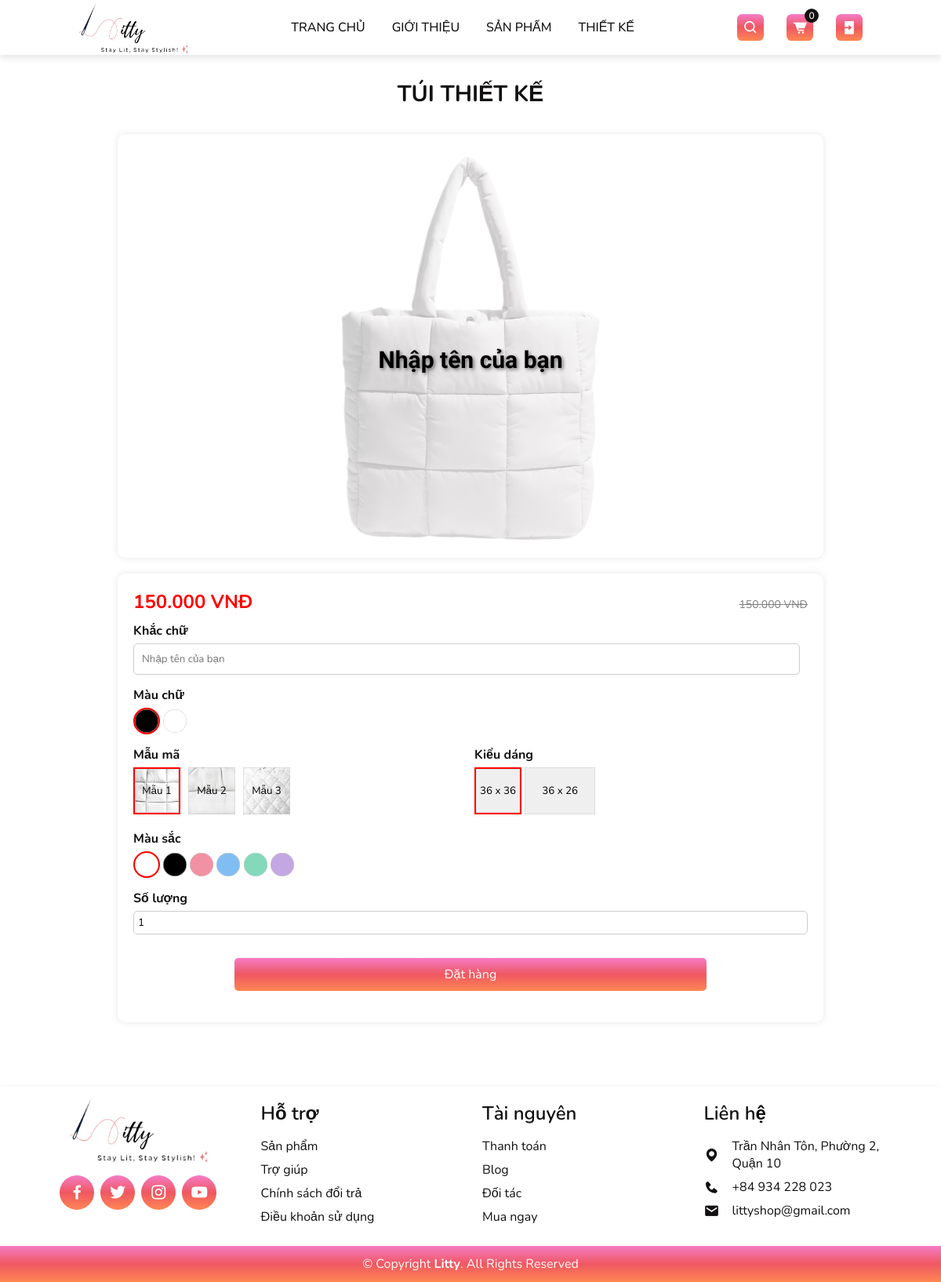
The page /user/design-product.php on the database as committed earlier.
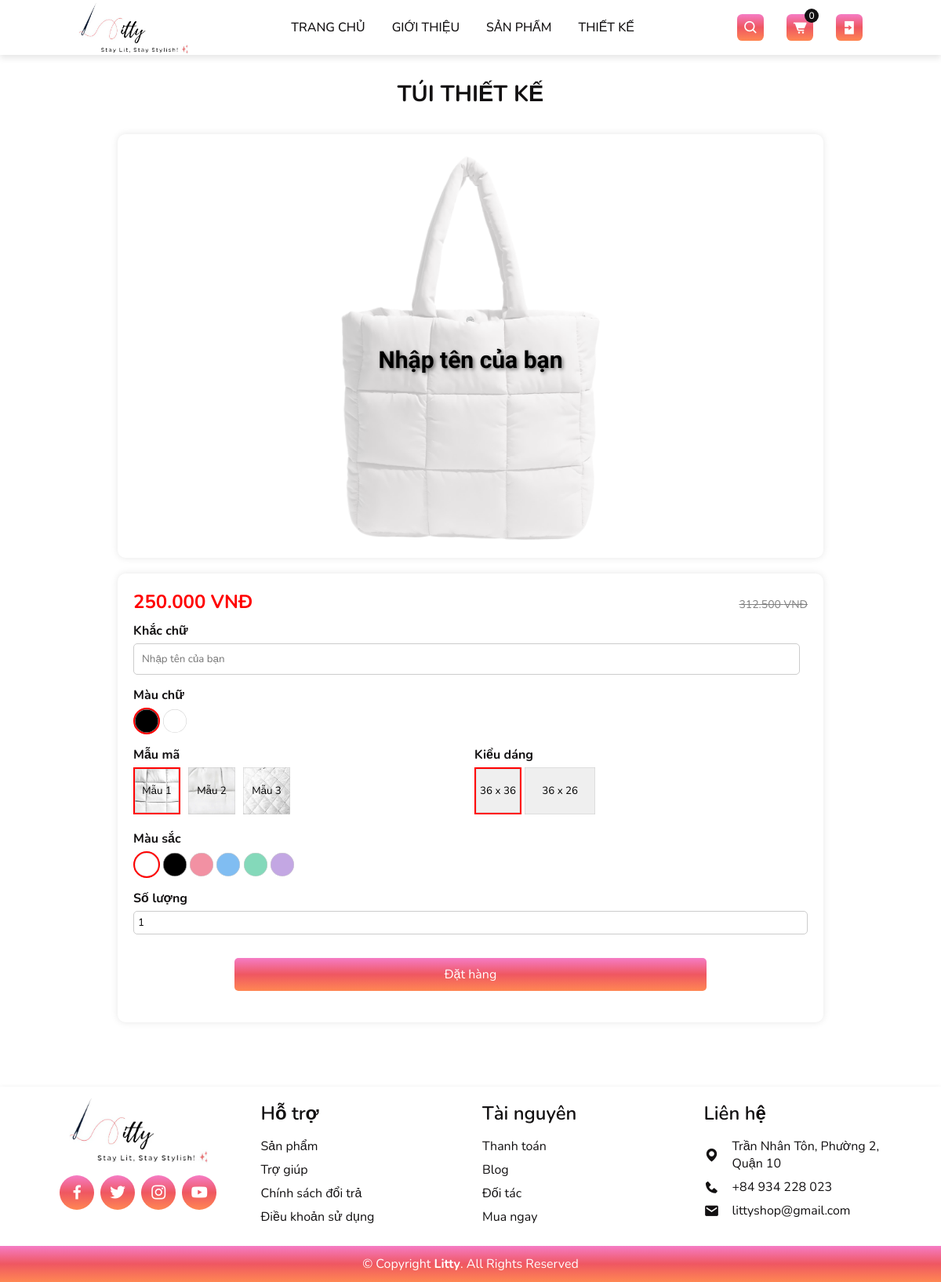
The same page on the database as committed later.
### tables this page shows
CREATE TABLE Products (
    ID INT PRIMARY KEY AUTO_INCREMENT,
    name VARCHAR(100) UNIQUE, 
    categoryID INT,
    description TEXT,
    price DECIMAL(10, 2),
    stock INT,
    image VARCHAR(255),
    promotional ENUM('yes', 'no') DEFAULT 'no',
    promotionalprice DECIMAL(10, 0),
    created TIMESTAMP DEFAULT CURRENT_TIMESTAMP,
    FOREIGN KEY (categoryID) REFERENCES Categories(ID)
);

CREATE TABLE Shapes (
    ID INT PRIMARY KEY AUTO_INCREMENT,
    name VARCHAR(50) UNIQUE,
    description TEXT
);

CREATE TABLE Colors (
    ID INT PRIMARY KEY AUTO_INCREMENT,
    name VARCHAR(50) UNIQUE
);

### user/design-product.php (the view, shortened to what this page needs)
<?php
    include '../database/connect.php';
    function fetchData($pdo, $query) {
        try {
            $stmt = $pdo->prepare($query);
            $stmt->execute();
            return $stmt->fetchAll(PDO::FETCH_ASSOC);
        } catch (PDOException $e) {
            echo "Error: " . $e->getMessage();
            return [];
        }
    }
    $products = fetchData($pdo, "SELECT * FROM Products WHERE categoryID = 2");
    $colors = fetchData($pdo, "SELECT * FROM colors ORDER BY ID");
    $shapes = fetchData($pdo, "SELECT * FROM shapes");
?>
<?php include 'header.php';?>
<link rel="stylesheet" href="css/design-products.css">
<section class="section">
    <div class="heading">
        <h2>Túi thiết kế</h2>
    </div>
    <div class="container design-product">
        <div class="left">
            <div class="image-container">
                <img id="product-preview" src="" alt="Túi thiết kế" />
                <div class="text-overlay text1">Nhập tên của bạn</div>
            </div>
        </div>
        <div class="right">
            <div class="price-section">
                <?php if (!empty($products)):
                    $product = $products[0]; ?>
                    <span class='price'><?= number_format(($product['price'] - $product['price']*($product['promotionalprice']/100)), 0, ',', '.') ?> VNĐ</span>
                    <span class='old-price'><?= number_format($product['price'], 0, ',', '.') ?> VNĐ</span>
                <?php endif; ?>
            </div>
            <div class="design-options">
                <div class="text-input">
                    <label for="text">Khắc chữ</label>
                    <input type="text" id="text1" placeholder="Nhập tên của bạn">
                </div>
                <div class="text-input">
                    <label>Màu chữ</label>
                    <div class="text-color-option">
                        <button class="button black selected" onclick="setTextColor('black')"></button>
                        <button class="button white" onclick="setTextColor('white')"></button>
                    </div>
                </div>
                <div class="text-inputs-container">
                    <div class="text-input">
                        <label for="design-template">Mẫu mã</label>
                        <div class="option-buttons">
                            <?php foreach ($products as $index => $product): ?>
                                <button class="button template <?= $index === 0 ? 'selected' : ''; ?>" style="background-image: url('<?= $product['image']; ?>');" onclick="selectDesign('v<?= $index + 1; ?>', <?= $product['ID']; ?>, this)">
                                    <?= $product['name']; ?>
                                </button>
                            <?php endforeach; ?>
                        </div>
                    </div>
                    <div class="text-input">
                        <label for="shape">Kiểu dáng</label>
                        <div class="options-buttons">
                            <?php foreach ($shapes as $shape): ?>
                                <button class="button <?= $shape['name']; ?> <?= $shape['name'] === 'square' ? 'selected' : ''; ?>" onclick="selectShape('<?= $shape['name']; ?>', this)"><?= $shape['description']; ?></button>
                            <?php endforeach; ?>
                        </div>
                    </div>
                </div>
                <div class="text-input">
                    <label for="color">Màu sắc</label>
                    <div class="options-buttons">
                        <?php foreach ($colors as $color): ?>
                            <button class="button <?= $color['name']; ?> <?= $color['name'] === 'white' ? 'selected' : ''; ?>" onclick="selectColor('<?= $color['name']; ?>', this)"></button>
                        <?php endforeach; ?>
                    </div>
                </div>
                <div class="quantity-section">
                    <label for="quantity">Số lượng</label>
                    <input type="number" id="quantity" value="1" min="1" max="<?= !empty($product) ? $product['stock'] : 1; ?>">
                </div>
                <div class="button-container">
                    <button class="add-to-cart" id="addToCartButton">Đặt hàng</button>
                </div>
            </div>
        </div>
    </div>
</section>
<?php include 'footer.php';?>

### user/header.php (shortened to what this page needs)
<!DOCTYPE html>
<html lang="vi">
    <head>
        <link rel="stylesheet" href="css/styles.css">
        <link rel="stylesheet" href="https://cdn.jsdelivr.net/npm/boxicons@latest/css/boxicons.min.css">
    </head>
    <body>
        <header>
            <a href="index.php" class="logo"><img src="../img/logo.jpeg" alt=""></a>
            <ul class="navbar">
                <li><a href="index.php">Trang Chủ</a></li>
                <li><a href="about.php">Giới thiệu</a></li>
                <li><a href="product.php">Sản Phẩm</a></li>
                <li><a href="design-product.php">Thiết Kế</a></li>
            </ul>
            <div class="header-icon">
                <i class='bx bx-search' id="search-icon"></i>
                <a href="cart.php"><i class='bx bxs-cart-alt'><span>
                    <?php
                        $totalQuantity = 0;
                        echo $totalQuantity;
                    ?>
                    </span></i>
                </a>
                <?php if (isset($_SESSION['user'])): ?>
                    <div class="dropdown">
                        <a href="javascript:void(0)" class="dropbtn"><i class='bx bx-chevron-down'></i></a>
                        <div class="dropdown-content">
                            <a href="profile.php"><i class='bx bxs-user' ></i>Trang cá nhân</a>
                            <a href="order.php"><i class='bx bxs-shopping-bag'></i>Đơn hàng</a>
                            <a href="logout.php"><i class='bx bxs-log-out'></i>Logout</a>
                        </div>
                    </div>
                <?php else: ?>
                    <a href="login.php"><i class='bx bxs-log-in'></i></a>
                <?php endif; ?>
            </div>
        </header>

### user/footer.php (shortened to what this page needs)
        <section class="footer">
            <div class="footer-box">
                <a href="index.php" class="logofooter"><img src="../img/logo.jpeg" alt=""></a>
                <div class="social">
                    <a href="#" aria-label="Facebook"><i class='bx bxl-facebook'></i></a>
                    <a href="#" aria-label="Twitter"><i class='bx bxl-twitter'></i></a>
                    <a href="#" aria-label="Instagram"><i class='bx bxl-instagram'></i></a>
                    <a href="#" aria-label="YouTube"><i class='bx bxl-youtube'></i></a>
                </div>
            </div>
            <div class="footer-box">
                <h3>Hỗ trợ</h3>
                <ul>
                    <li><a href="#">Sản phẩm</a></li>
                    <li><a href="#">Trợ giúp</a></li>
                    <li><a href="#">Chính sách đổi trả</a></li>
                    <li><a href="#">Điều khoản sử dụng</a></li>
                </ul>
            </div>
            <div class="footer-box">
                <h3>Tài nguyên</h3>
                <ul>
                    <li><a href="#">Thanh toán</a></li>
                    <li><a href="#">Blog</a></li>
                    <li><a href="#">Đối tác</a></li>
                    <li><a href="#">Mua ngay</a></li>
                </ul>
            </div>
            <div class="footer-box contact">
                <h3>Liên hệ</h3>
                <ul>
                    <li><span><i class='bx bxs-map'></i>Trần Nhân Tôn, Phường 2, Quận 10</span></li>
                    <li><span><i class='bx bxs-phone'></i>+84 934 228 023</span></li>
                    <li><span><i class='bx bxs-envelope'></i>littyshop@gmail.com</span></li>
                </ul>
            </div>
        </section>
        <div class="copyright">
            &copy; Copyright <strong><span>Litty</span></strong>. All Rights Reserved
        </div>
    </body>
</html>

### user/css/styles.css (style rules this page uses)
* { font-family: "Nunito", sans-serif; font-optical-sizing: auto; margin: 0; padding: 0; box-sizing: border-box; scroll-behavior: smooth; scroll-padding-top: 4rem; list-style: none; text-decoration: none; }
:root { --main-color: linear-gradient(#f57cc5, #ef5761, #ff8753); --second-color: linear-gradient(#fbfbf1, #fefff9, #fffff1); --text-color: #121011; --bg-color: #ffffff; --box-shadow: 0 0 16px 1px rgb(14 52 54 / 15%); }
section { padding: 50px 100px; }
.section { margin-top: 50px; }
img { width: 100%; }
body { color: var(--text-color); }
header { position: fixed; width: 100%; top: 0; right: 0; background: var(--bg-color); display: flex; align-items: center; justify-content: space-between; z-index: 1000; padding: 18px 100px; box-shadow: 0 4px 8px rgba(0, 0, 0, 0.1); }
.logo { width: 110px; display: flex; align-items: center; text-transform: uppercase; margin-top: -1.5rem; margin-bottom: -1.5rem; }
.navbar { display: flex; }
.navbar a { padding: 8px 17px; color: var(--text-color); font-size: 1rem; text-transform: uppercase; font-weight: 500; }
.header-icon { font-size: 20px; cursor: pointer; z-index: 1000; display: flex; column-gap: 1.8rem; align-items: center; }
.header-icon .bx { color: var(--bg-color); padding: 7px; background: var(--main-color); border-radius: 0.4rem; }
.header-icon i { position: relative; }
.header-icon span { position: absolute; top: -7px; right: -7px; width: 18px; height: 18px; display: flex; align-items: center; justify-content: center; border-radius: 50%; background: var(--text-color); color: var(--bg-color); font-size: 0.6em; font-weight: 500; }
.footer { justify-content: space-between; z-index: 1000; padding: 18px 50px; width: 100%; display: grid; grid-template-columns: repeat(auto-fit, minmax(240px, 1fr)); gap: 30px; box-shadow: 0 4px 8px rgba(0, 0, 0, 0.2); border-top: 1.5px solid linear-gradient(#ff43b4, #f54551, #ff6f31) }
.footer-box { display: flex; flex-direction: column; }
.footer-box .logofooter { display: block; margin-left: auto; margin-right: auto; margin-top: -0.5rem; margin-bottom: 0.5rem; width: 70%; }
.footer-box a { color: var(--text-color); transition: color 0.3s; }
.social { margin-left: auto; margin-right: auto; display: flex; column-gap: 0.5rem; }
.social a .bx { font-size: 24px; color: var(--bg-color); padding: 10px; background: var(--main-color); border-radius: 5rem; }
.footer-box h3 { font-size: 1.5rem; margin-bottom: 15px; font-weight: 600; }
.contact { display: flex; flex-direction: column; }
.contact span { display: flex; align-items: center; }
.contact i { font-size: 20px; margin-right: 1rem; }
.footer-box ul { padding: 0; margin: 0; list-style: none; }
.footer-box ul li { margin-bottom: 8px; }
.copyright { width: 100%; color: #ffffff; padding: 12px; text-align: center; background: var(--main-color); }
@media (min-width: 1200px) { .logo { width: 140px; } }

Rows that differ between the two databases and show on the page:
changed products "Mẫu 1": $product['price'] - $product['price']*($product['promotionalprice']/100) "150.000" → "250.000"; price "150.000" → "312.500"
